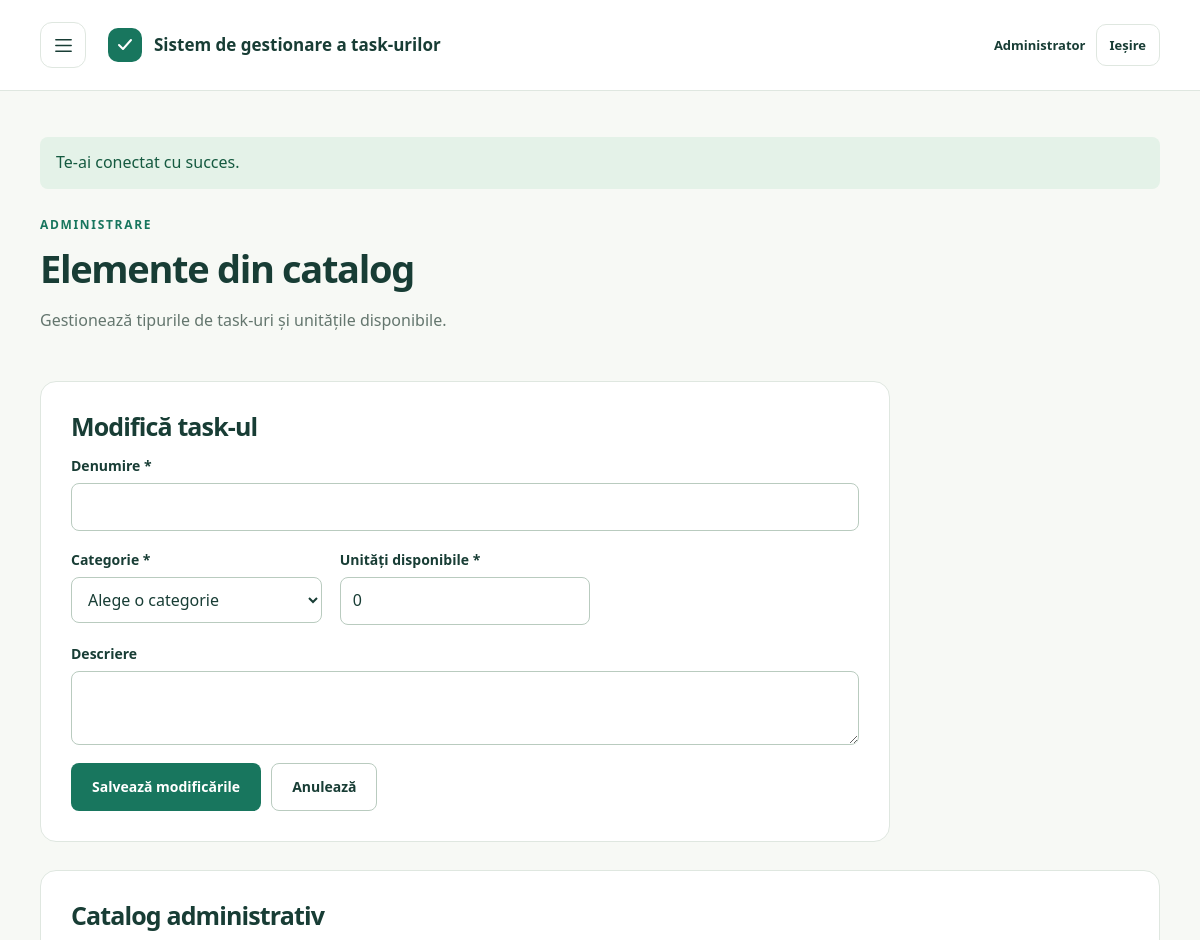
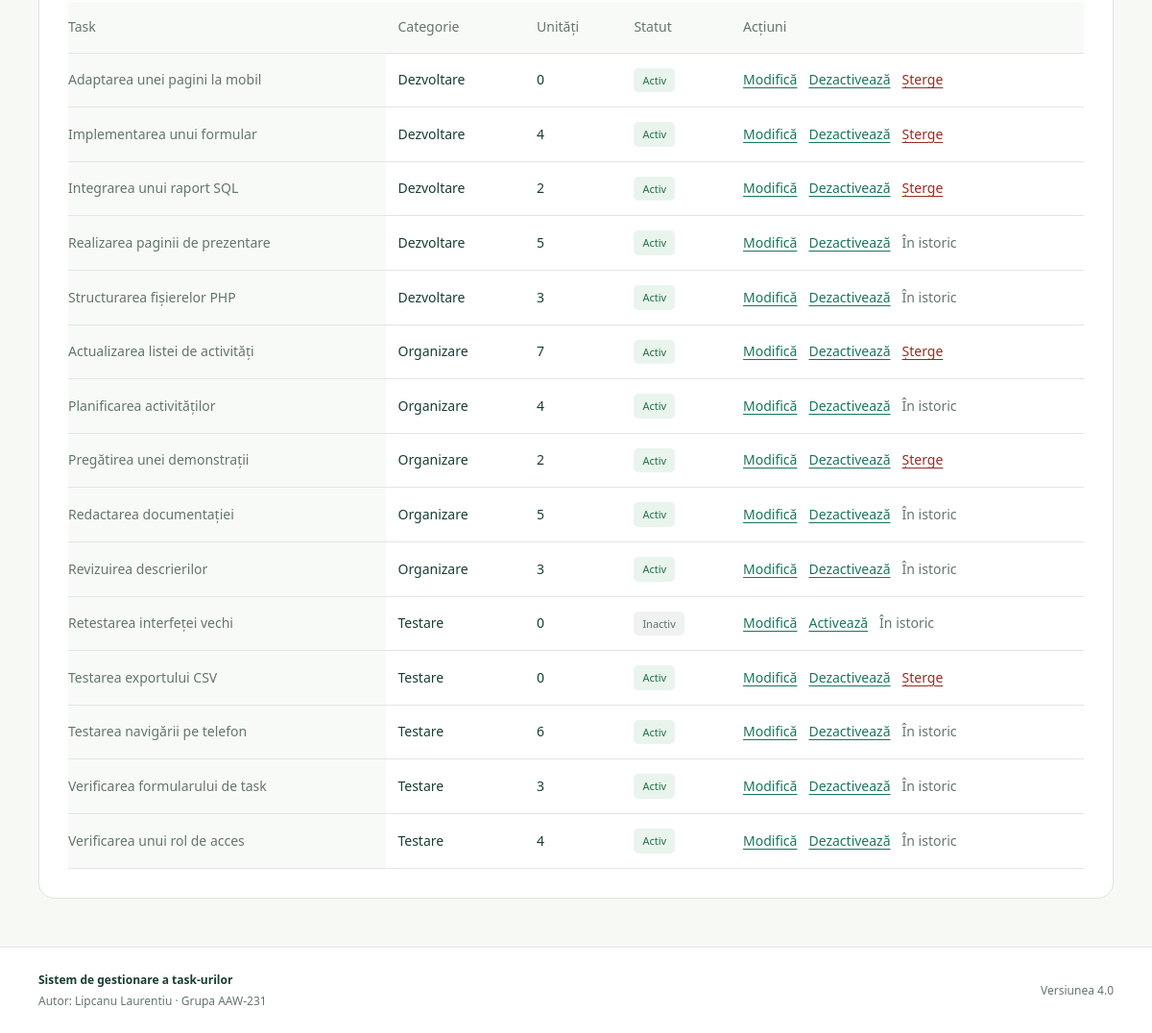
/taskuri_lipcanu_laurentiu/pagini/elemente.php (signed in), run on the app's committed database (2 pictures, top to bottom).
### tables this page shows
CREATE TABLE users (
    id INT UNSIGNED AUTO_INCREMENT PRIMARY KEY,
    name VARCHAR(100) NOT NULL,
    email VARCHAR(190) NOT NULL UNIQUE,
    password_hash VARCHAR(255) NOT NULL,
    role ENUM('user', 'admin') NOT NULL DEFAULT 'user'
);

CREATE TABLE items (
    id INT UNSIGNED AUTO_INCREMENT PRIMARY KEY,
    category_id INT UNSIGNED NOT NULL,
    name VARCHAR(120) NOT NULL,
    description VARCHAR(500) NOT NULL DEFAULT '',
    available_quantity INT NOT NULL DEFAULT 0,
    active TINYINT NOT NULL DEFAULT 1,
    CONSTRAINT ck_items_quantity CHECK (available_quantity >= 0),
    CONSTRAINT ck_items_active CHECK (active IN (0, 1)),
    CONSTRAINT fk_items_category FOREIGN KEY (category_id) REFERENCES categories(id) ON DELETE RESTRICT
);

CREATE TABLE categories (
    id INT UNSIGNED AUTO_INCREMENT PRIMARY KEY,
    name VARCHAR(100) NOT NULL UNIQUE,
    description VARCHAR(500) NOT NULL DEFAULT ''
);

### taskuri_lipcanu_laurentiu/config.php (called while the page is built, shortened)
<?php
$director = str_replace('\\', '/', dirname($_SERVER['SCRIPT_NAME'] ?? '/index.php'));
$caleBaza = rtrim(basename($director) === 'pagini' ? dirname($director) : $director, '/.');
function url(string $pagina = 'index.php', array $query = []): string {
    global $caleBaza;
    return $caleBaza . '/' . ltrim($pagina, '/') . ($query ? '?' . http_build_query($query) : '');
}
function db(): PDO {
    static $pdo;
    if (!$pdo) {
        $c = require __DIR__ . '/db-config.php';
        $dsn = "mysql:host={$c['host']};port={$c['port']};dbname={$c['name']};charset=utf8mb4";
        $pdo = new PDO($dsn, $c['user'], $c['password'], [
            PDO::ATTR_ERRMODE => PDO::ERRMODE_EXCEPTION,
            PDO::ATTR_DEFAULT_FETCH_MODE => PDO::FETCH_ASSOC,
            PDO::ATTR_EMULATE_PREPARES => false,
        ]);
    }
    return $pdo;
}
function query(string $sql, array $values = []): PDOStatement {
    $stmt = db()->prepare($sql);
    $stmt->execute($values);
    return $stmt;
}
function e(string|int|null $text): string {
    return htmlspecialchars((string) $text, ENT_QUOTES | ENT_SUBSTITUTE, 'UTF-8');
}
function user(): ?array {
    if (array_key_exists('authUser', $GLOBALS)) return $GLOBALS['authUser'];
    $id = $_SESSION['user_id'] ?? null;
    return $GLOBALS['authUser'] = $id ? (query('SELECT id, name, email, role FROM users WHERE id = ?', [$id])->fetch() ?: null) : null;
}
function requireUser(): array {
    $u = user();
    return $u;
}
function requireAdmin(): array {
    $u = requireUser();
    return $u;
}

### taskuri_lipcanu_laurentiu/pagini/elemente.php (the view, shortened to what this page needs)
<?php
require_once dirname(__DIR__) . '/config.php';
requireAdmin();
$id = isset($_GET['edit']) ? idFrom($_GET['edit']) : null;
$errors = [];
$items = query('SELECT i.id, i.name, i.available_quantity, i.active, c.name AS category,
    EXISTS (SELECT 1 FROM request_items ri WHERE ri.item_id=i.id) AS referenced
    FROM items i JOIN categories c ON c.id=i.category_id ORDER BY c.name, i.name')->fetchAll();
require dirname(__DIR__) . '/header.php';
?>
<div class="page-intro"><p class="eyebrow">Administrare</p><h1>Elemente din catalog</h1><p>Gestionează tipurile de task-uri și unitățile disponibile.</p></div>
<section id="editor" class="content-panel demo-form-panel">
    <h2><?= $id ? 'Modifică task-ul' : 'Adaugă un task' ?></h2>
    <form method="post" class="field-form task-form" novalidate>
        <div class="field wide"><label for="name">Denumire *</label><input id="name" name="name" maxlength="120" value="<?= e($values['name']) ?>" required><?php formError($errors, 'name'); ?></div>
        <div class="field"><label for="category_id">Categorie *</label><select id="category_id" name="category_id" required><option value="">Alege o categorie</option></select></div>
        <div class="field"><label for="available_quantity">Unități disponibile *</label><input id="available_quantity" name="available_quantity" type="number" min="0" step="1" value="<?= e($values['available_quantity']) ?>" required><?php formError($errors, 'available_quantity'); ?></div>
        <div class="field wide"><label for="description">Descriere</label><textarea id="description" name="description" maxlength="500" rows="2"><?= e($values['description']) ?></textarea><?php formError($errors, 'description'); ?></div>
        <div class="form-actions"><button class="button primary" type="submit"><?= $id ? 'Salvează modificările' : 'Adaugă task-ul' ?></button><?php if ($id): ?><a class="button secondary" href="<?= e(url('pagini/elemente.php')) ?>">Anulează</a><?php endif; ?></div>
    </form>
</section>
<section class="content-panel"><h2>Catalog administrativ</h2>
    <div class="table-wrap task-table"><table><thead><tr><th scope="col">Task</th><th scope="col">Categorie</th><th scope="col">Unități</th><th scope="col">Statut</th><th scope="col">Acțiuni</th></tr></thead>
    <tbody><?php foreach ($items as $i): ?><tr data-item-id="<?= e($i['id']) ?>">
        <th scope="row"><?= e($i['name']) ?></th><td><?= e($i['category']) ?></td><td><?= e($i['available_quantity']) ?></td>
        <td><span class="status <?= $i['active'] ? 'green' : 'neutral' ?>"><?= $i['active'] ? 'Activ' : 'Inactiv' ?></span></td>
        <td><div class="row-actions">
            <a class="table-link" href="<?= e(url('pagini/elemente.php', ['edit' => $i['id']])) ?>#editor">Modifică</a>
            <form method="post" action="<?= e(url('pagini/elemente.php')) ?>"><?php csrfField(); ?><input type="hidden" name="id" value="<?= e($i['id']) ?>"><button type="submit" class="link-button" name="action" value="<?= $i['active'] ? 'deactivate' : 'activate' ?>"><?= $i['active'] ? 'Dezactivează' : 'Activează' ?></button></form>
            <?php if (!$i['referenced']): ?>
            <form method="post" action="<?= e(url('pagini/elemente.php')) ?>" data-confirm="Ștergi acest task din catalog?"><?php csrfField(); ?><input type="hidden" name="id" value="<?= e($i['id']) ?>"><button type="submit" class="link-button danger" name="action" value="delete">Șterge</button></form>
            <?php else: ?><span class="quiet">În istoric</span><?php endif; ?>
        </div></td>
    </tr><?php endforeach; ?></tbody></table></div>
</section>
<?php require dirname(__DIR__) . '/footer.php'; ?>

### taskuri_lipcanu_laurentiu/header.php (shortened to what this page needs)
<?php
require_once __DIR__ . '/config.php';
if (!array_key_exists('headerUser', get_defined_vars())) $headerUser = user();
$mesajFlash = $_SESSION['flash'] ?? null;
?>
<!DOCTYPE html>
<html lang="ro">
<head>
    <link rel="stylesheet" href="<?= e(url('style.css', ['v' => VERSIUNE_APLICATIE])) ?>">
</head>
<body>
<div class="page-shell">
<header class="site-header">
    <div class="header-inner">
        <button class="icon-button menu-toggle" type="button" id="deschide-meniu" aria-label="Deschide meniul" aria-controls="meniu-lateral" aria-expanded="false"><svg viewBox="0 0 24 24" aria-hidden="true"><path d="M4 6h16M4 12h16M4 18h16"/></svg></button>
        <a href="<?= e(url()) ?>" class="brand"><span class="brand-mark" aria-hidden="true"><svg viewBox="0 0 24 24"><path d="m6 12 4 4 8-9"/></svg></span><span><?= e(DENUMIRE_PROIECT) ?></span></a>
        <?php if ($headerUser): ?>
        <div class="account">
            <span><?= e($headerUser['role'] === 'admin' ? 'Administrator' : $headerUser['name']) ?></span>
            <form method="post" action="<?= e(url('pagini/deconectare.php')) ?>">
                <button type="submit" class="role-switch">Ieșire</button>
            </form>
        </div>
        <?php else: ?>
            <a href="<?= e(url('pagini/conectare.php')) ?>" class="role-switch">Conectare</a>
        <?php endif; ?>
    </div>
</header>
<main id="continut" class="main-content">
<?php if ($mesajFlash): ?>
    <p class="notice <?= e($mesajFlash[1]) ?>" role="status"><?= e($mesajFlash[0]) ?></p>
<?php endif; ?>

### data on the page
users: role "Administrator"
items: name "Adaptarea unei pagini la mobil", category.name "Dezvoltare", available_quantity "0", active "Activ"
items: name "Implementarea unui formular", category.name "Dezvoltare", available_quantity "4", active "Activ"
items: name "Integrarea unui raport SQL", category.name "Dezvoltare", available_quantity "2", active "Activ"
items: name "Realizarea paginii de prezentare", category.name "Dezvoltare", available_quantity "5", active "Activ", shows "În istoric"
items: name "Structurarea fișierelor PHP", category.name "Dezvoltare", available_quantity "3", active "Activ", shows "În istoric"
items: name "Actualizarea listei de activități", category.name "Organizare", available_quantity "7", active "Activ"
items: name "Planificarea activităților", category.name "Organizare", available_quantity "4", active "Activ", shows "În istoric"
items: name "Pregătirea unei demonstrații", category.name "Organizare", available_quantity "2", active "Activ"
items: name "Redactarea documentației", category.name "Organizare", available_quantity "5", active "Activ", shows "În istoric"
items: name "Revizuirea descrierilor", category.name "Organizare", available_quantity "3", active "Activ", shows "În istoric"
items: name "Retestarea interfeței vechi", category.name "Testare", available_quantity "0", active "Inactiv", shows "În istoric"
items: name "Testarea exportului CSV", category.name "Testare", available_quantity "0", active "Activ"
items: name "Testarea navigării pe telefon", category.name "Testare", available_quantity "6", active "Activ", shows "În istoric"
items: name "Verificarea formularului de task", category.name "Testare", available_quantity "3", active "Activ", shows "În istoric"
items: name "Verificarea unui rol de acces", category.name "Testare", available_quantity "4", active "Activ", shows "În istoric"

### other printed values
DENUMIRE_PROIECT "Sistem de gestionare a task-urilor"
$mesajFlash[0] "Te-ai conectat cu succes."
AUTOR "Lipcanu Laurentiu"
GRUPA "AAW-231"
VERSIUNE_APLICATIE "4.0"
